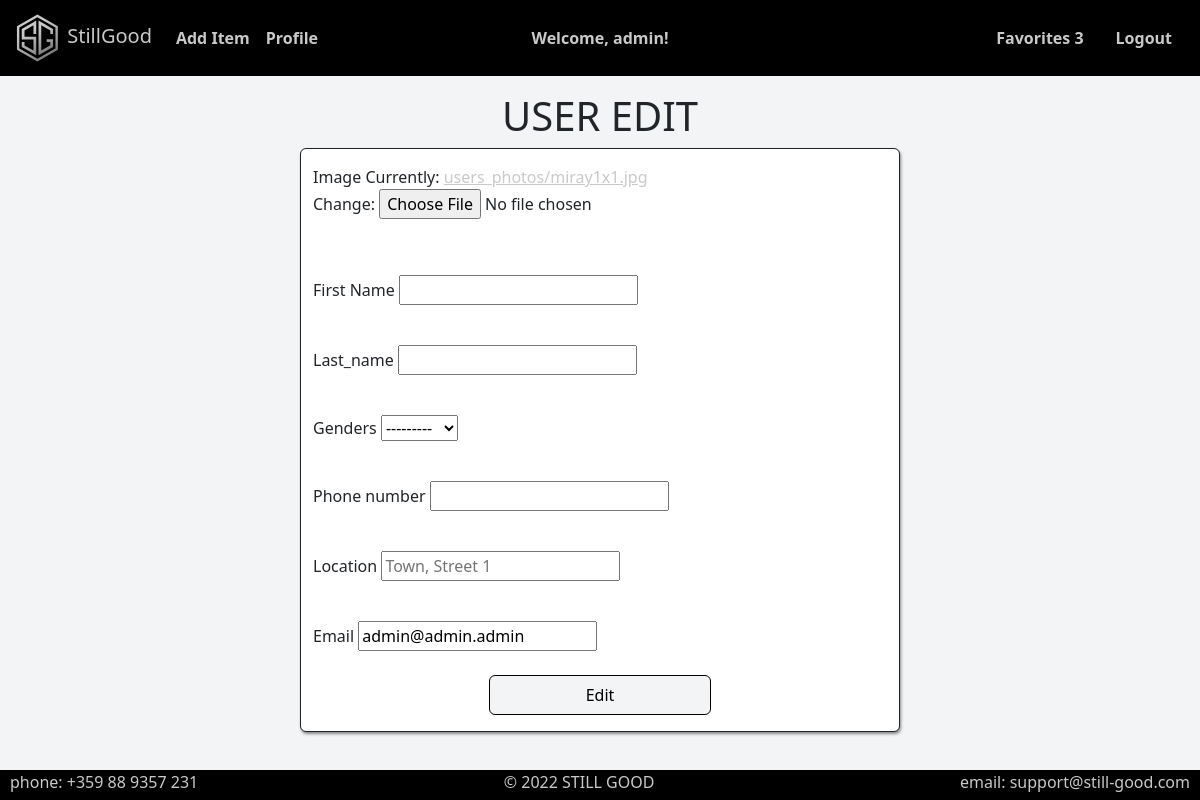
/user/1/edit/ (signed in), run on an earlier commit of the app's database.
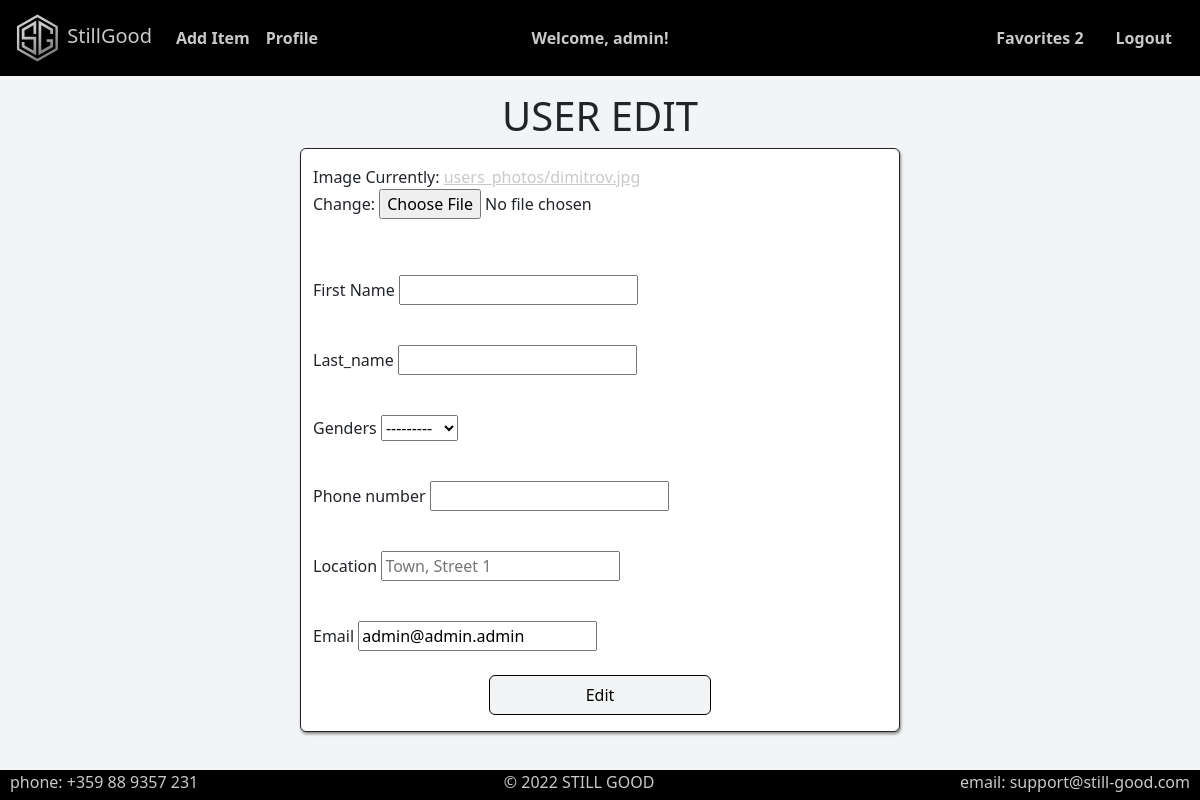
And on a later commit of the database.
### project_1/users/models.py (models this page shows, shortened)
class AppUser(auth_models.AbstractUser):
    MIN_LEN_FIRST_NAME = 2
    MAX_LEN_FIRST_NAME = 30
    MIN_LEN_LAST_NAME = 2
    MAX_LEN_LAST_NAME = 30
    MAX_LEN_LOCATION = 45
    MIN_LEN_LOCATION = 3
    personal_photo = models.ImageField(
        upload_to='users_photos',
        blank=False,
        default='defaults/no-user-photo.png',
    )
    first_name = models.CharField(
        max_length=MAX_LEN_FIRST_NAME,
        validators=(
            validators.MinLengthValidator(MIN_LEN_FIRST_NAME),
            validate_personal_names,
        ),
        blank=True,
    )
    last_name = models.CharField(
        max_length=MAX_LEN_LAST_NAME,
        validators=(
            validators.MinLengthValidator(MIN_LEN_LAST_NAME),
            validate_personal_names,
        ),
        blank=True,
    )
    gender = models.CharField(
        choices=Genders.choices(),
        max_length=Genders.max_len(),
        blank=True,
    )
    phone = models.CharField(
        max_length=10,
        validators=(validate_phone,),
        blank=True,
    )
    location = models.CharField(
        max_length=MAX_LEN_LOCATION,
        validators=(
            validators.MinLengthValidator(MIN_LEN_LOCATION),
            validate_location),
        blank=True,
    )
    email = models.EmailField(unique=True, blank=False, )
    class Meta:
        ordering = ['pk']

### project_1/users/views.py (the view, shortened to what this page needs)
# urls.py: path('edit/', views.UserEdit.as_view(), name='user edit'),
class UserEdit(UpdateView):
    context_object_name = 'current_user'
    template_name = 'users/user-edit.html'
    form_class = UserEditForm
    model = UserModel

### project_1/users/forms.py
class UserEditForm(forms.ModelForm):
    class Meta:
        model = UserModel
        fields = ('personal_photo', 'first_name', 'last_name', 'gender', 'phone', 'location', 'email',)
        labels = {
            'personal_photo': 'Image',
            'username': 'Username',
            'first_name': 'First Name',
            'last_name': 'Last_name',
            'gender': 'Genders',
            'phone': 'Phone number',
            'location': 'Location',
            'email': 'Email',
        }
        widgets = {
            'location': forms.TextInput(attrs={'placeholder': 'Town, Street 1'}),
        }

### templates/users/user-edit.html (shortened to what this page needs)
{% extends 'base.html' %}
{% block content %}
    <h1 align="center">USER EDIT</h1>
    <div class="user-edit-container container border border-dark rounded box">
        <form method="post" action="{% url 'user edit' pk=current_user.pk%}" enctype="multipart/form-data">
            {% for field in form %}
                <div class="label-input">
                    <label>{{ field.label }}</label>
                    {% if field.label == "Genders:" %}
                        <div class="list-choice">
                            <div class="list-choice-title">Gender</div>
                            <div class="list-choice-objects">
                                {% for type, value in form.fields.gender.choices %}
                                    <label>
                                        <input type="radio" value="{{ value }}" name="gender"
                                                {% if form.gender.value == value %}
                                               checked
                                                {% endif %}/>
                                        <span>{{ value }}</span>
                                    </label>
                                {% endfor %}
                            </div>
                        </div>
                    {% else %}
                        {{ field }}
                    {% endif %}
                </div>
                <br>
            {% endfor %}
            <div class="d-grid gap-2 d-md-flex justify-content-md-center">
                <button class="btn btn-edit" type="submit">Edit</button>
            </div>
        </form>
    </div>
{% endblock %}

### templates/base.html (shortened to what this page needs)
{% load static %}
<!doctype html>
<html lang="en">
<head>
    <link rel="stylesheet" href="{% static 'css/all-styles.css' %}">
</head>
<body style="background-color: #F2F4F5">
<nav class="navbar bg-black navbar-expand-lg">
    <div class="container-fluid">
        <a class="navbar-brand" href="{% url 'home page' %}">
            <img src="{% static "images/sg-logo.svg" %}" alt="logo" class="d-inline-block align-text-center"
                 height="50" width="50">
            StillGood
        </a>
        <div class="collapse navbar-collapse" id="navbarScroll">
            <ul class="navbar-nav me-auto my-2 my-lg-0 navbar-nav-scroll" style="--bs-scroll-height: 100px;">
                <li class="nav-item">
                    <a class="nav-link" href="{% url 'item add' %}">Add Item</a>
                </li>
                {% if not request.user.is_authenticated %}
                    <li class="nav-item">
                        <a class="nav-link" href="{% url 'user register' %}">Register</a>
                    </li>
                    <li class="nav-item">
                        <a class="nav-link" href="{% url 'user login' %}">Login</a>
                    </li>
                    <li class="nav-item welcome position-absolute top-50 start-50 translate-middle">
                        Welcome!
                    </li>
                {% else %}
                    <li class="nav-item">
                        <a class="nav-link" href="{% url 'user details' pk=request.user.pk %}">Profile</a>
                    </li>
                    <li class="nav-item welcome position-absolute top-50 start-50 translate-middle">
                        Welcome, {{ request.user.username }}!
                    </li>
                {% endif %}
            </ul>
            {% if request.user.is_authenticated %}
                <ul class="nav justify-content-end">
                    <li class="nav-item float-left">
                        <a class="nav-link" href="{% url 'list favourite items' username=request.user.username %}">
                            Favorites {{ request.user.favourite_set.all.count }}
                        </a>
                    </li>
                    <li class="nav-item">
                        <a class="nav-link" href="{% url 'user logout' %}">Logout</a>
                    </li>
                </ul>
            {% endif %}
        </div>
    </div>
</nav>
<main>
    {% block content %}
    {% endblock %}
</main>
<footer style="text-align: center">
    © 2022 STILL GOOD
    <span style="float: left"> phone: +359 88 9357 231</span>
    <span style="float: right">email: support@still-good.com </span>
</footer>
</body>
</html>

What changed in the data, as far as the page shows it:
changed AppUser "admin": user.favourite_set.all.count "3" → "2"
Also different on the page:
text no longer shown: "Currently: users_photos/miray1x1.jpg Change:"
text now shown: "Currently: users_photos/dimitrov.jpg Change:"
